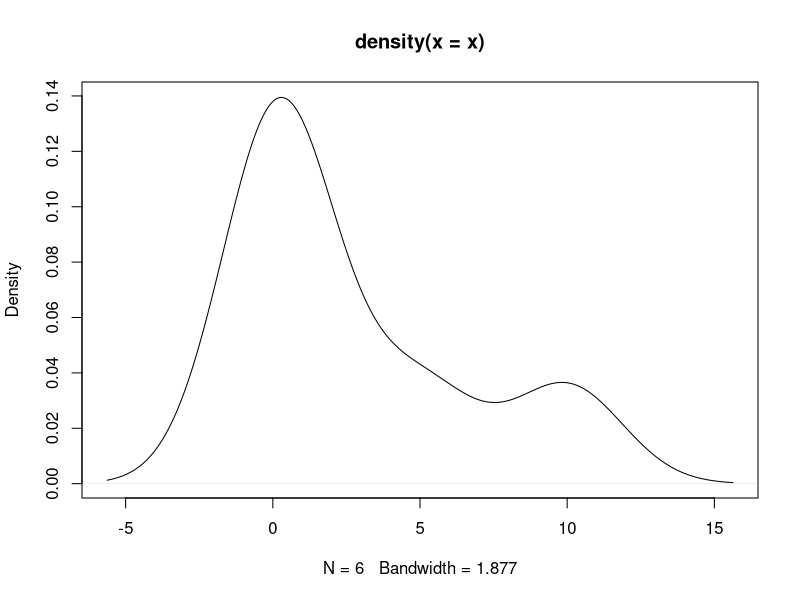
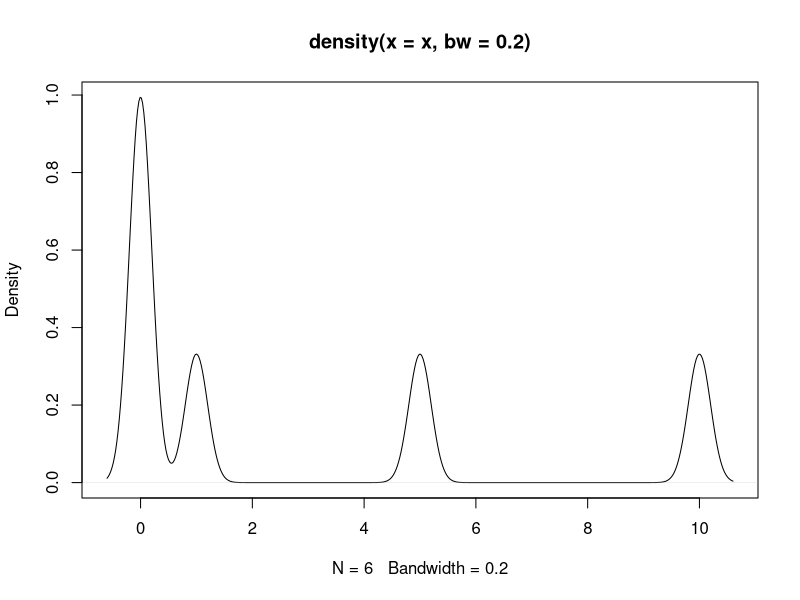
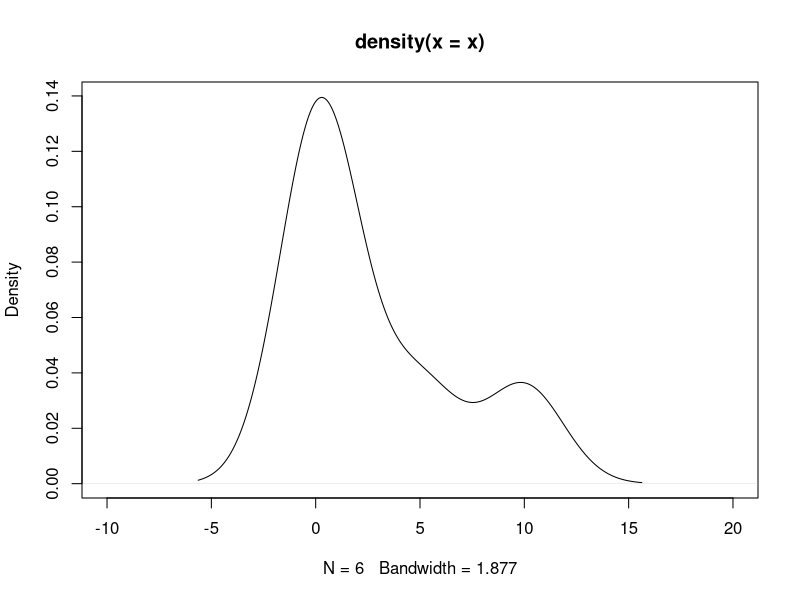
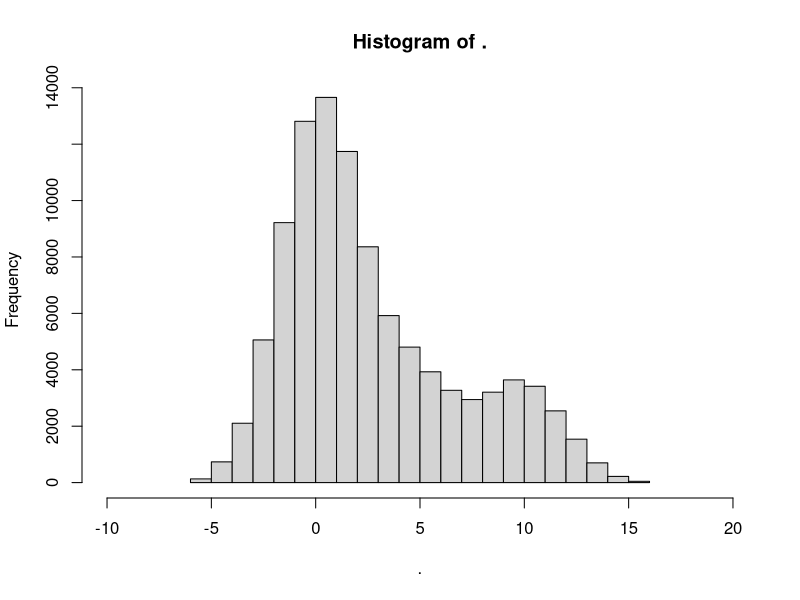
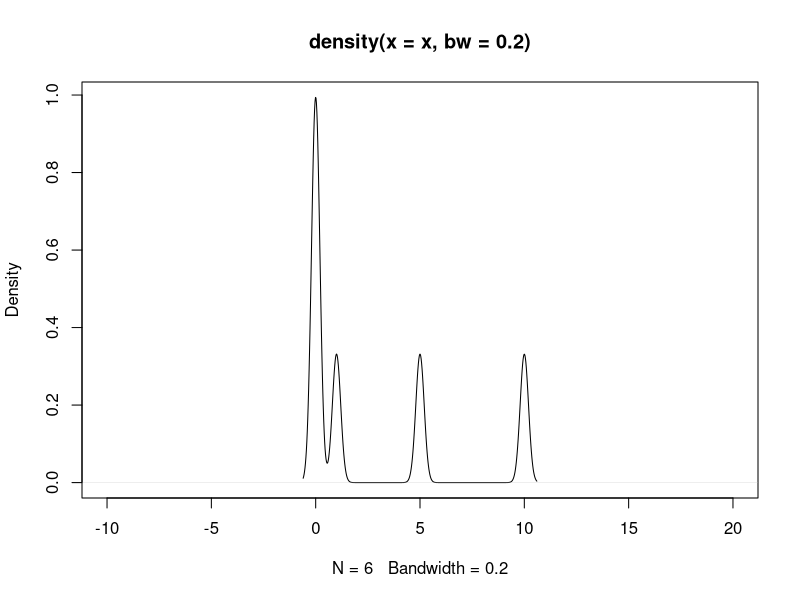
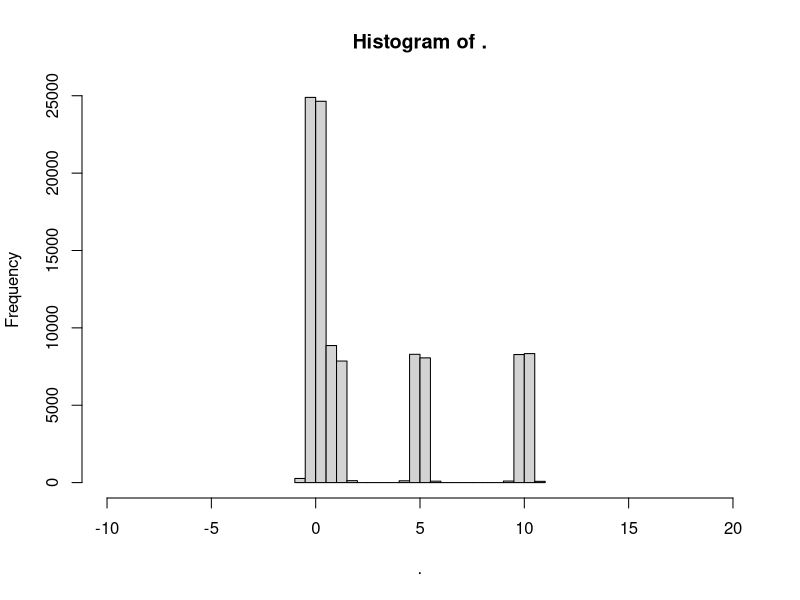

The R script that drew these images, in order:


#************************************************************
# ESTIMATING A DENSITY FUNCTION FROM UNIVARIATE DATA 
#************************************************************

library("tidyverse")


# Example data: 
x <- c(0, 0, 0, 1, 5, 10)


# Estimate density using density( ) function: 
?density

x.dens.1 <- density(x)  # bandwidth automatically selected

# change the bandwidth to be narrower: 
x.dens.2 <- density(x, bw = .2)  # bw defines the bandwidth 


# plot the densities: 
plot(x.dens.1)
plot(x.dens.2)


# examine the density object: 
x.dens.1
names(x.dens.1)
str(x.dens.1)

# question: how to sample discrete random variables from this estimated density function? 
sample(x.dens.1$x, 100) 

# compare estimated density and sample from the estimated density: 
x.dens.1 %>% plot(xlim = c(-10, 20))
sample(x.dens.1$x, 
       prob = x.dens.1$y, 
       100000,
       replace = TRUE) %>% hist(xlim =c(-10, 20))



x.dens.2 %>% plot(xlim = c(-10, 20))
sample(x.dens.2$x,
       prob = x.dens.2$y, 
       100000, 
       replace = TRUE) %>% hist(xlim =c(-10, 20))


